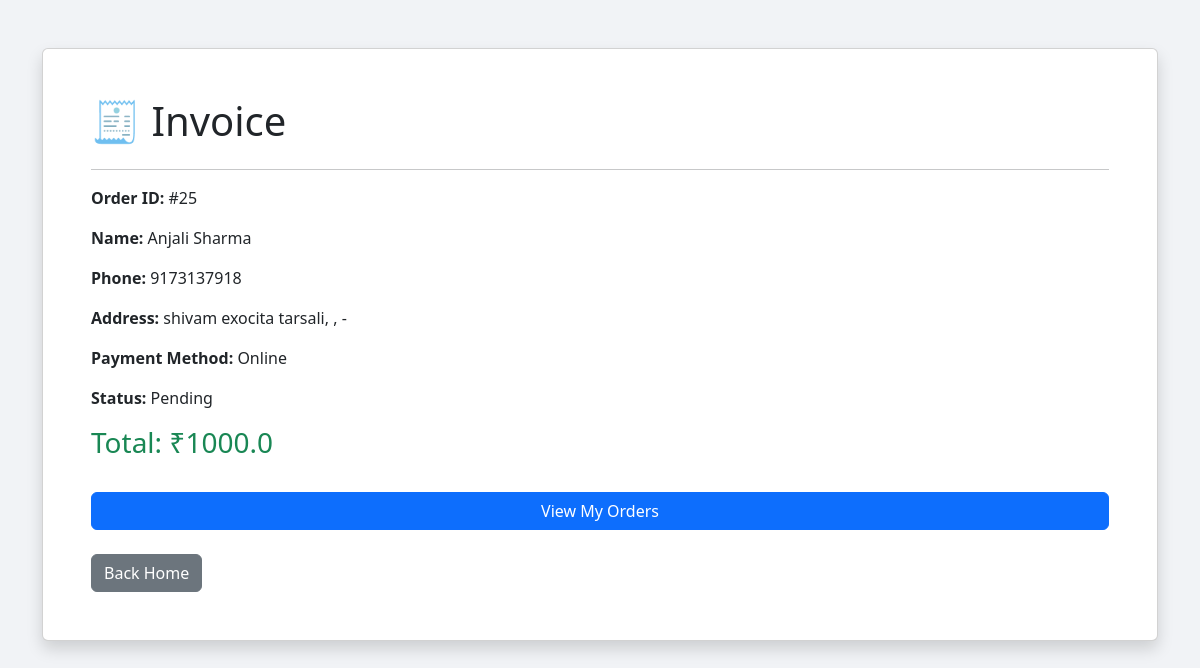
The app's page /invoice/25/ (signed in) with its own data.
### shop/models.py (models this page shows, shortened)
class Order(models.Model):
    user = models.ForeignKey(User, on_delete=models.CASCADE, null=True, blank=True)
    customer_name = models.CharField(max_length=200)
    address = models.TextField()
    phone = models.CharField(max_length=20)
    payment_method = models.CharField(max_length=50, default="COD")
    total_price = models.FloatField()
    order_date = models.DateTimeField(auto_now_add=True)
    status = models.CharField(max_length=50, default="Pending")

### shop/views.py (the view)
# urls.py: path('invoice/<int:order_id>/', invoice, name='invoice'),
def invoice(request, order_id):
    order = get_object_or_404(Order, id=order_id, user=request.user)
    return render(request, "invoice.html", {
        "order": order
    })

### shop/templates/invoice.html (shortened to what this page needs)
<!DOCTYPE html>
<html>
<head>
    <link href="https://cdn.jsdelivr.net/npm/bootstrap@5.3.3/dist/css/bootstrap.min.css" rel="stylesheet">
</head>
<body style="background:#f1f3f6;">
    <div class="container mt-5">
        <div class="card shadow p-5">
            <h1>🧾 Invoice</h1>
            <hr>
            <p><strong>Order ID:</strong> #{{ order.id }}</p>
            <p><strong>Name:</strong> {{ order.customer_name }}</p>
            <p><strong>Phone:</strong> {{ order.phone }}</p>
            <p><strong>Address:</strong> {{ order.address }}, {{ order.city }}, {{ order.state }} - {{ order.pincode }}
            </p>
            <p><strong>Payment Method:</strong> {{ order.payment_method }}</p>
            <p><strong>Status:</strong> {{ order.status }}</p>
            <h3 class="text-success">Total: ₹{{ order.total_price }}</h3>
            <br>
            <a href="/my-orders/" class="btn btn-primary">
                View My Orders
            </a>
            <div class="mt-4">
                <a href="/" class="btn btn-secondary">
                    Back Home
                </a>
            </div>
        </div>
    </div>
</body>
</html>

### records on screen
Order: id "25", customer_name "Anjali Sharma", phone "9173137918", address "shivam exocita tarsali", payment_method "Online", status "Pending", total_price "1000.0"
